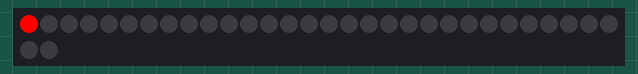
Recording of a sketch running on a simulated Arduino Uno, built with avr-gcc and run on an emulated ATmega328P. Shown: 32 RGB LEDs in strip order, left to right, continuing on the next row. Dim RGB values are drawn brighter than linear.

Above: at 0.16 s.
At 10.56 s:
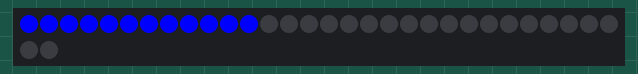
At 11.19 s:
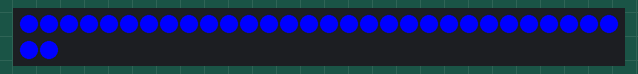
At 21.24 s:
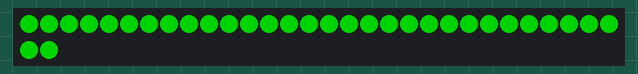
At 31.3 s:
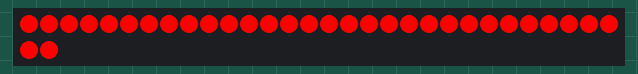
At 39.78 s:
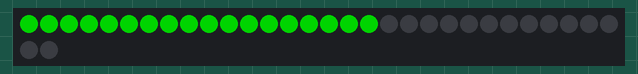

The sketch:

Day2_1fillinback.ino
```cpp
//SETUP CODE
#include "FastLED.h"

#define NUM 32
#define DATA_PIN 3

CRGB leds[NUM];

void setup() { FastLED.addLeds<WS2811, DATA_PIN>(leds, NUM); }

//LOOPING CODE
void loop() {
  //A "FOR LOOP" THAT CYCLES THROUGH ALL THE LEDS
  for(int i = 0; i < NUM; i++) {
     leds[i] = CRGB::Red;
     FastLED.show();
     delay(30);
  }
  for(int i = NUM-1; i >= 0; i--) {
     leds[i] = CRGB::Black;
     FastLED.show();
     delay(30);
  }

  for(int i = 0; i < NUM; i++) {
     leds[i] = CRGB::Green;
     FastLED.show();
     delay(30);
  }
  for(int i = NUM-1; i >= 0; i--) {
     leds[i] = CRGB::Black;
     FastLED.show();
     delay(30);
  }

  for(int i = 0; i < NUM; i++) {
     leds[i] = CRGB::Blue;
     FastLED.show();
     delay(30);
  }
  for(int i = NUM-1; i >= 0; i--) {
     leds[i] = CRGB::Black;
     FastLED.show();
     delay(30);
  }
}
```
